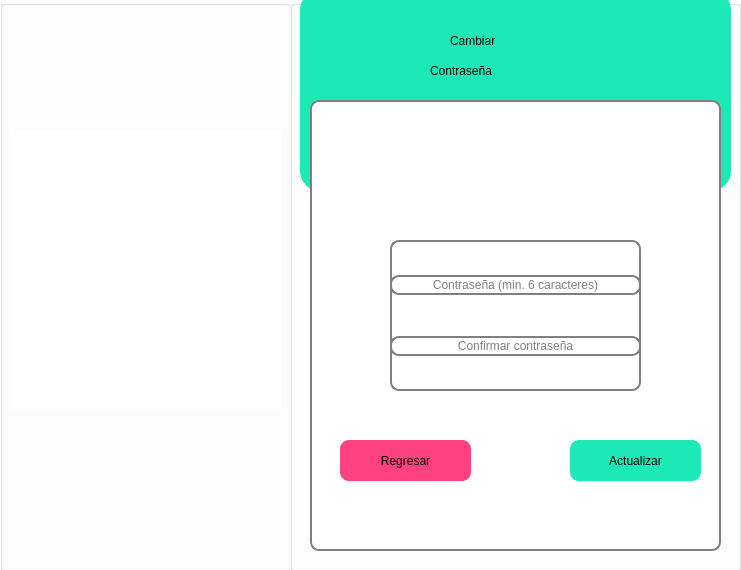
<?xml version="1.0" encoding="UTF-8"?>
<ui version="4.0">
 <class>Cambiar_Contrasena</class>
 <widget class="QDialog" name="Cambiar_Contrasena">
  <property name="geometry">
   <rect>
    <x>0</x>
    <y>0</y>
    <width>741</width>
    <height>570</height>
   </rect>
  </property>
  <property name="windowTitle">
   <string>Dialog</string>
  </property>
  <property name="windowIcon">
   <iconset resource="SRC.qrc">
    <normaloff>:/Images/1490820813-6_82408.png</normaloff>:/Images/1490820813-6_82408.png</iconset>
  </property>
  <property name="styleSheet">
   <string notr="true">background-color: rgb(255, 255, 255);</string>
  </property>
  <widget class="QGroupBox" name="groupBox">
   <property name="geometry">
    <rect>
     <x>0</x>
     <y>0</y>
     <width>291</width>
     <height>571</height>
    </rect>
   </property>
   <property name="title">
    <string/>
   </property>
   <widget class="QLabel" name="label">
    <property name="geometry">
     <rect>
      <x>10</x>
      <y>130</y>
      <width>271</width>
      <height>281</height>
     </rect>
    </property>
    <property name="text">
     <string/>
    </property>
    <property name="pixmap">
     <pixmap resource="SRC.qrc">:/Images/skill_102344.png</pixmap>
    </property>
    <property name="scaledContents">
     <bool>true</bool>
    </property>
   </widget>
  </widget>
  <widget class="QGroupBox" name="groupBox_2">
   <property name="geometry">
    <rect>
     <x>290</x>
     <y>0</y>
     <width>451</width>
     <height>571</height>
    </rect>
   </property>
   <property name="title">
    <string/>
   </property>
   <widget class="QLabel" name="Alumno">
    <property name="geometry">
     <rect>
      <x>140</x>
      <y>50</y>
      <width>171</width>
      <height>41</height>
     </rect>
    </property>
    <property name="styleSheet">
     <string notr="true">font: 75 25pt &quot;Berlin Sans FB Demi&quot;;
background:transparent;

</string>
    </property>
    <property name="text">
     <string>Contraseña</string>
    </property>
   </widget>
   <widget class="QLabel" name="label_5">
    <property name="geometry">
     <rect>
      <x>160</x>
      <y>20</y>
      <width>131</width>
      <height>41</height>
     </rect>
    </property>
    <property name="styleSheet">
     <string notr="true">font: 75 25pt &quot;Berlin Sans FB Demi&quot;;
background:transparent;

</string>
    </property>
    <property name="text">
     <string>Cambiar</string>
    </property>
   </widget>
   <widget class="QGroupBox" name="groupBox_4">
    <property name="geometry">
     <rect>
      <x>20</x>
      <y>100</y>
      <width>411</width>
      <height>451</height>
     </rect>
    </property>
    <property name="styleSheet">
     <string notr="true">background-color: rgb(255, 255, 255);
  border: 2px solid gray;
    border-radius: 9px;
    margin-top: 0.5em;</string>
    </property>
    <property name="title">
     <string/>
    </property>
    <widget class="QPushButton" name="Regresar">
     <property name="geometry">
      <rect>
       <x>30</x>
       <y>340</y>
       <width>131</width>
       <height>41</height>
      </rect>
     </property>
     <property name="mouseTracking">
      <bool>true</bool>
     </property>
     <property name="focusPolicy">
      <enum>Qt::ClickFocus</enum>
     </property>
     <property name="styleSheet">
      <string notr="true">background-color: #FF4081;
font: 14pt 75 &quot;Times New Roman&quot;;
border:none;
hover!pressed:border: 5px solid blue;
</string>
     </property>
     <property name="text">
      <string>Regresar</string>
     </property>
     <property name="flat">
      <bool>false</bool>
     </property>
    </widget>
    <widget class="QPushButton" name="Actualizar">
     <property name="geometry">
      <rect>
       <x>260</x>
       <y>340</y>
       <width>131</width>
       <height>41</height>
      </rect>
     </property>
     <property name="styleSheet">
      <string notr="true">background-color: #1DE9B6; 
font: 14pt 75 &quot;Times New Roman&quot;;
border:none;
hover!pressed:border: 5px solid blue;</string>
     </property>
     <property name="text">
      <string>Actualizar</string>
     </property>
     <property name="autoDefault">
      <bool>true</bool>
     </property>
    </widget>
    <widget class="QLabel" name="label_6">
     <property name="geometry">
      <rect>
       <x>140</x>
       <y>20</y>
       <width>111</width>
       <height>101</height>
      </rect>
     </property>
     <property name="styleSheet">
      <string notr="true">
border:none;
hover!pressed:border: 5px solid blue;</string>
     </property>
     <property name="text">
      <string/>
     </property>
     <property name="pixmap">
      <pixmap resource="SRC.qrc">:/Images/internet_lock_locked_padlock_password_secure_security_icon_127100.png</pixmap>
     </property>
     <property name="scaledContents">
      <bool>true</bool>
     </property>
    </widget>
    <widget class="QWidget" name="verticalLayoutWidget">
     <property name="geometry">
      <rect>
       <x>80</x>
       <y>140</y>
       <width>251</width>
       <height>151</height>
      </rect>
     </property>
     <layout class="QVBoxLayout" name="verticalLayout">
      <item>
       <widget class="QLineEdit" name="Contrasea">
        <property name="styleSheet">
         <string notr="true">font: 14pt &quot;Times New Roman&quot;;
color: rgb(0,0,0);
background: transparent;
</string>
        </property>
        <property name="text">
         <string/>
        </property>
        <property name="echoMode">
         <enum>QLineEdit::Password</enum>
        </property>
        <property name="alignment">
         <set>Qt::AlignCenter</set>
        </property>
        <property name="placeholderText">
         <string>Contraseña (min. 6 caracteres)</string>
        </property>
       </widget>
      </item>
      <item>
       <widget class="QLineEdit" name="Confirmar_Contrasea">
        <property name="styleSheet">
         <string notr="true">font: 14pt &quot;Times New Roman&quot;;
color: rgb(0,0,0);
background: transparent;
</string>
        </property>
        <property name="text">
         <string/>
        </property>
        <property name="echoMode">
         <enum>QLineEdit::Password</enum>
        </property>
        <property name="alignment">
         <set>Qt::AlignCenter</set>
        </property>
        <property name="placeholderText">
         <string>Confirmar contraseña</string>
        </property>
       </widget>
      </item>
     </layout>
    </widget>
   </widget>
   <widget class="QLabel" name="label_3">
    <property name="geometry">
     <rect>
      <x>10</x>
      <y>0</y>
      <width>71</width>
      <height>81</height>
     </rect>
    </property>
    <property name="styleSheet">
     <string notr="true">background-color: transparent</string>
    </property>
    <property name="text">
     <string/>
    </property>
    <property name="pixmap">
     <pixmap resource="SRC.qrc">:/Images/pencils_120694.png</pixmap>
    </property>
    <property name="scaledContents">
     <bool>true</bool>
    </property>
   </widget>
   <widget class="QLabel" name="label_4">
    <property name="geometry">
     <rect>
      <x>370</x>
      <y>0</y>
      <width>71</width>
      <height>71</height>
     </rect>
    </property>
    <property name="styleSheet">
     <string notr="true">background-color: transparent</string>
    </property>
    <property name="text">
     <string/>
    </property>
    <property name="pixmap">
     <pixmap resource="SRC.qrc">:/Images/laptop-1_102326.png</pixmap>
    </property>
    <property name="scaledContents">
     <bool>true</bool>
    </property>
   </widget>
   <widget class="QLabel" name="label_7">
    <property name="geometry">
     <rect>
      <x>10</x>
      <y>-10</y>
      <width>431</width>
      <height>201</height>
     </rect>
    </property>
    <property name="styleSheet">
     <string notr="true">background-color: #1DE9B6;  
border: 1px solid #1DE9B6;
    border-radius: 20px;
    margin-top: 0.5em;</string>
    </property>
    <property name="text">
     <string/>
    </property>
   </widget>
   <zorder>label_7</zorder>
   <zorder>Alumno</zorder>
   <zorder>label_5</zorder>
   <zorder>groupBox_4</zorder>
   <zorder>label_3</zorder>
   <zorder>label_4</zorder>
  </widget>
 </widget>
 <resources>
  <include location="SRC.qrc"/>
 </resources>
 <connections/>
</ui>
